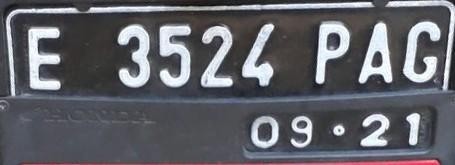
#> input picture 28 Virgy Ferdian Surya F/UTS/data/2.jpg, 455 x 165 px, given in place of 2.jpeg, which was not available
$ jupyter execute --allow-errors UTS_Virgy.ipynb   (text cells are left out)
#> lines starting #> are read from the running program, lines starting #| are printed output that depends on the picture; pictures that were not available may be replaced by others from this repository, and a replacement may not be noted
[cell 1]
import numpy as np
import cv2
import matplotlib.pyplot as plt
from google.colab.patches import cv2_imshow # path cv2.imshow di google colab

[cell 2]
# Load Gambar
img = cv2.imread('2.jpeg')
#> img is the input picture: shape (165, 455, 3); mean B, G, R 105.2, 98.7, 98.1

# Tampilkan gambar
# cv2.imshow(img)
cv2_imshow(img) # khusus google colab karena ada issue

[cell 3]
h, w, ch= img.shape
#> h = 165; w = 455; ch = 3
print(h)
#| 165
print(w)
#| 455
print(ch)
#| 3

[cell 4]
data = img / 255.0
data = data.reshape(h * w, ch)
data.shape
#> Out = (75075, 3)

[cell 5]
def plot_pixels(data, title, colors=None, N=10000):
#> called with data = array of shape (75075, 3), N = 10000
    if colors is None:
        colors = data

    # choose a random subset
    rng = np.random.RandomState(0)
    i = rng.permutation(data.shape[0])[:N]
    colors = colors[i]
    R, G, B = data[i].T
#> R = 10000 values, max 1 at index 97, min 0.0431 at index 3300, mean 0.414; G = 10000 values, max 1 at index 215, min 0.051 at index 3300, mean 0.389; B = 10000 values, max 1 at index 6029, min 0.051 at index 3300, mean 0.386

    fig, ax = plt.subplots(1, 2, figsize=(8, 4))
    ax[0].scatter(R, G, color=colors, marker='.')
    ax[0].set(xlabel='Red', ylabel='Green', xlim=(0, 1), ylim=(0, 1))

    ax[1].scatter(R, B, color=colors, marker='.')
    ax[1].set(xlabel='Red', ylabel='Blue', xlim=(0, 1), ylim=(0, 1))

    fig.suptitle(title, size=14)

[cell 6]
plot_pixels(data, title='Input color space: 16 million possible colors')

#> (a cell that did not finish here is left out)

[cell 8]
import numpy as np
import cv2
import matplotlib.pyplot as plt
from sklearn.cluster import KMeans

[cell 9]
# Citra 1
# load gambar
img = cv2.imread('data/1.jpg')
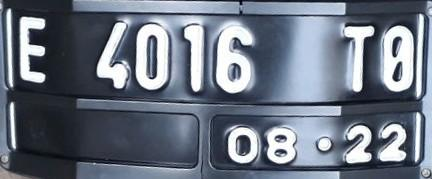
#> input picture 28 Virgy Ferdian Surya F/UTS/data/1.jpg, 432 x 179 px
#> img is the input picture: shape (179, 432, 3); mean B, G, R 129.6, 116.2, 107.8

# Tampilkan gambar
plt.axis('off')
plt.imshow(cv2.cvtColor(img, cv2.COLOR_BGR2RGB))
plt.show()

[cell 10]
h, w, ch = img.shape
#> h = 179; w = 432
data = img / 255.0
#> data: shape (179, 432, 3) float64
data = data.reshape(h * w, ch)

plot_pixels(data, title='Input color space: 16 million possible colors')

kmeans = KMeans(n_clusters=2)
kmeans.fit(data)
new_colors = kmeans.cluster_centers_[kmeans.predict(data)]
img_recolored = new_colors.reshape((h, w, ch))

fig, ax = plt.subplots(1, 2, figsize=(16, 6),
                       subplot_kw=dict(xticks=[], yticks=[]))
fig.subplots_adjust(wspace=0.05)
ax[0].imshow(cv2.cvtColor(img, cv2.COLOR_BGR2RGB))
ax[0].set_title('Original Image', size=16)
ax[1].imshow(img_recolored)
ax[1].set_title('Recolored Image', size=16)
plt.show()

[cell 11]
# citra 2
# load gambar
img = cv2.imread('data/2.jpg')
plt.axis('off')
plt.imshow(img)

[cell 12]
h, w, ch = img.shape
#> h = 165; w = 455
data = img / 255.0
data = data.reshape(h * w, ch)

plot_pixels(data, title='Input color space: 16 million possible colors')

kmeans = KMeans(n_clusters=2)
kmeans.fit(data)
new_colors = kmeans.cluster_centers_[kmeans.predict(data)]
img_recolored = new_colors.reshape((h, w, ch))
#> img_recolored: shape (165, 455, 3) float64

fig, ax = plt.subplots(1, 2, figsize=(16, 6),
                       subplot_kw=dict(xticks=[], yticks=[]))
fig.subplots_adjust(wspace=0.05)
ax[0].imshow(cv2.cvtColor(img, cv2.COLOR_BGR2RGB))
ax[0].set_title('Original Image', size=16)
ax[1].imshow(img_recolored)
ax[1].set_title('Recolored Image', size=16)
plt.show()

[cell 13]
# citra 3
# load gambar
img = cv2.imread('data/3.jpg')
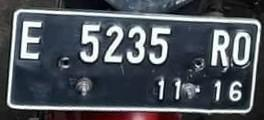
#> input picture 28 Virgy Ferdian Surya F/UTS/data/3.jpg, 264 x 120 px
#> img is the input picture: shape (120, 264, 3); mean B, G, R 90.9, 83.7, 78.3
plt.axis('off')
plt.imshow(img)

[cell 14]
h, w, ch = img.shape
#> h = 120; w = 264
data = img / 255.0
#> data: shape (120, 264, 3) float64
data = data.reshape(h * w, ch)

plot_pixels(data, title='Input color space: 16 million possible colors')

kmeans = KMeans(n_clusters=2)
kmeans.fit(data)
new_colors = kmeans.cluster_centers_[kmeans.predict(data)]
img_recolored = new_colors.reshape((h, w, ch))
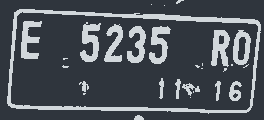
#> img_recolored: shape (120, 264, 3) float64; mean of channels 0, 1, 2 0.357, 0.328, 0.307; drawn as B, G, R

fig, ax = plt.subplots(1, 2, figsize=(16, 6),
                       subplot_kw=dict(xticks=[], yticks=[]))
fig.subplots_adjust(wspace=0.05)
ax[0].imshow(cv2.cvtColor(img, cv2.COLOR_BGR2RGB))
ax[0].set_title('Original Image', size=16)
ax[1].imshow(img_recolored)
ax[1].set_title('Recolored Image', size=16)
plt.show()

[cell 15]
# citra 4
# load gambar
img = cv2.imread('data/4.jpg')
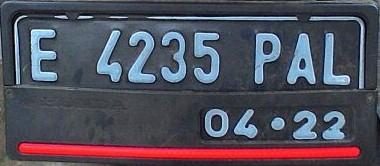
#> input picture 28 Virgy Ferdian Surya F/UTS/data/4.jpg, 380 x 166 px
#> img is the input picture: shape (166, 380, 3); mean B, G, R 92, 79.1, 82.3
plt.axis('off')
plt.imshow(img)

[cell 16]
h, w, ch = img.shape
#> h = 166; w = 380
data = img / 255.0
#> data: shape (166, 380, 3) float64
data = data.reshape(h * w, ch)

plot_pixels(data, title='Input color space: 16 million possible colors')

kmeans = KMeans(n_clusters=2)
kmeans.fit(data)
new_colors = kmeans.cluster_centers_[kmeans.predict(data)]
img_recolored = new_colors.reshape((h, w, ch))
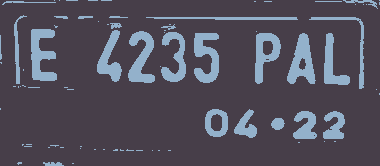
#> img_recolored: shape (166, 380, 3) float64; mean of channels 0, 1, 2 0.361, 0.31, 0.323; drawn as B, G, R

fig, ax = plt.subplots(1, 2, figsize=(16, 6),
                       subplot_kw=dict(xticks=[], yticks=[]))
fig.subplots_adjust(wspace=0.05)
ax[0].imshow(cv2.cvtColor(img, cv2.COLOR_BGR2RGB))
ax[0].set_title('Original Image', size=16)
ax[1].imshow(img_recolored)
ax[1].set_title('Recolored Image', size=16)
plt.show()
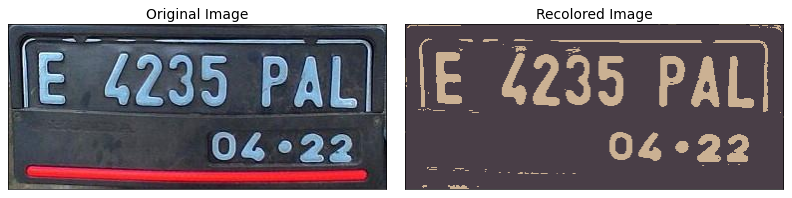
#> figure drawn by matplotlib, 2 panels

[cell 17]
# citra 5
# load gambar
img = cv2.imread('data/5.jpg')
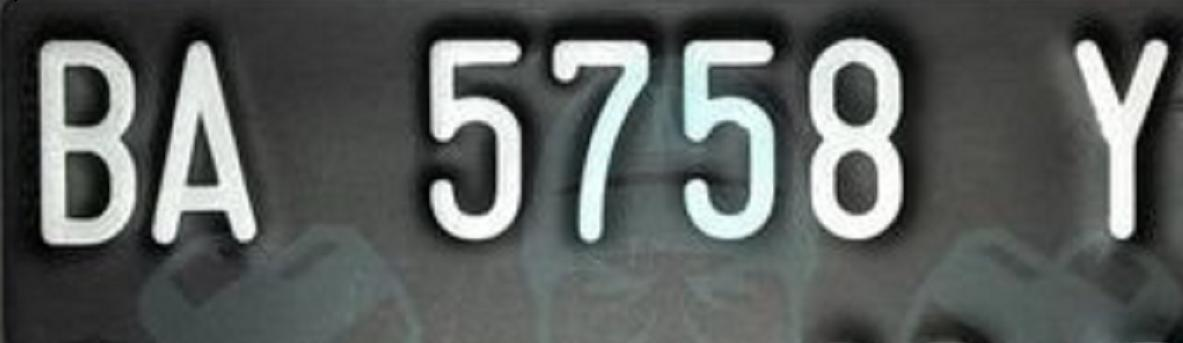
#> input picture 28 Virgy Ferdian Surya F/UTS/data/5.jpg, 1183 x 343 px
#> img is the input picture: shape (343, 1183, 3); mean B, G, R 93.2, 95, 91
plt.axis('off')
plt.imshow(img)

[cell 18]
h, w, ch = img.shape
#> h = 343; w = 1183
data = img / 255.0
#> data: shape (343, 1183, 3) float64
data = data.reshape(h * w, ch)

plot_pixels(data, title='Input color space: 16 million possible colors')

kmeans = KMeans(n_clusters=2)
kmeans.fit(data)
new_colors = kmeans.cluster_centers_[kmeans.predict(data)]
img_recolored = new_colors.reshape((h, w, ch))
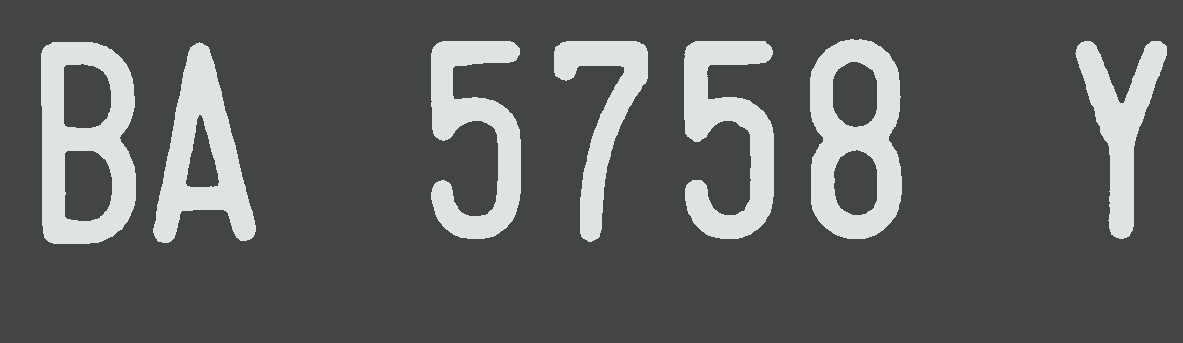
#> img_recolored: shape (343, 1183, 3) float64; mean of channels 0, 1, 2 0.366, 0.373, 0.357; drawn as B, G, R

fig, ax = plt.subplots(1, 2, figsize=(16, 6),
                       subplot_kw=dict(xticks=[], yticks=[]))
fig.subplots_adjust(wspace=0.05)
ax[0].imshow(cv2.cvtColor(img, cv2.COLOR_BGR2RGB))
ax[0].set_title('Original Image', size=16)
ax[1].imshow(img_recolored)
ax[1].set_title('Recolored Image', size=16)
plt.show()
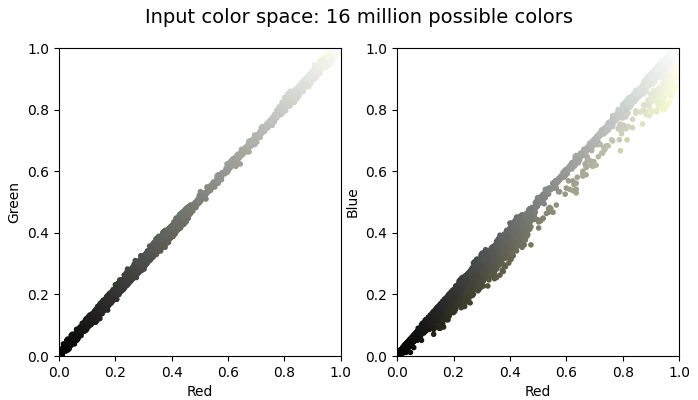
#> figure drawn by matplotlib, 2 panels
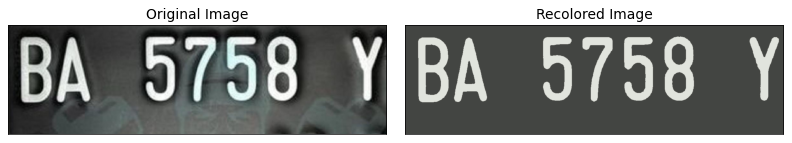
#> figure drawn by matplotlib, 2 panels
